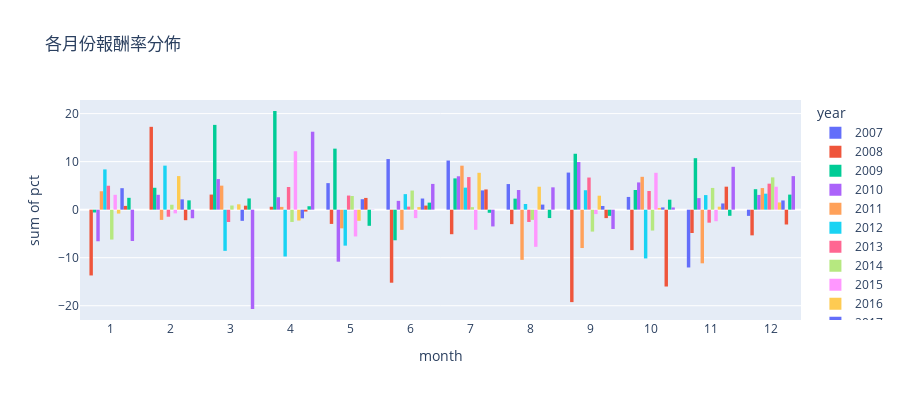

Write notebook code for a chart like this one.
### Code cell
import plotly.express as px
fig = px.histogram(plot_data, x="month", y="pct",
             color='year', barmode='group',
             height=400, title='各月份報酬率分佈')

fig.update_layout(
    xaxis = dict(
        tick0 = 1,
        dtick = 1
    )
)
fig.show()

### Figure 1 — Plotly figure (JSON) as saved in the notebook; plotly's stock layout.template omitted (floating-point values rounded to 4 significant figures)
{"data": [{"alignmentgroup": "True", "bingroup": "x", "histfunc": "sum", "hovertemplate": "year=2007<br>month=%{x}<br>sum of pct=%{y}<extra></extra>", "legendgroup": "2007", "marker": {"color": "#636efa", "pattern": {"shape": ""}}, "name": "2007", "offsetgroup": "2007", "orientation": "v", "showlegend": true, "type": "histogram", "x": [5, 6, 7, 8, 9, 10, 11, 12], "xaxis": "x", "y": [5.526, 10.54, 10.23, 5.333, 7.724, 2.652, -12.04, -1.293], "yaxis": "y"}, {"alignmentgroup": "True", "bingroup": "x", "histfunc": "sum", "hovertemplate": "year=2008<br>month=%{x}<br>sum of pct=%{y}<extra></extra>", "legendgroup": "2008", "marker": {"color": "#EF553B", "pattern": {"shape": ""}}, "name": "2008", "offsetgroup": "2008", "orientation": "v", "showlegend": true, "type": "histogram", "x": [1, 2, 3, 4, 5, 6, 7, 8, 9, 10, 11, 12], "xaxis": "x", "y": [-13.7, 17.25, 3.144, 0.6069, -2.966, -15.21, -5.11, -3.012, -19.25, -8.427, -4.861, -5.348], "yaxis": "y"}, {"alignmentgroup": "True", "bingroup": "x", "histfunc": "sum", "hovertemplate": "year=2009<br>month=%{x}<br>sum of pct=%{y}<extra></extra>", "legendgroup": "2009", "marker": {"color": "#00cc96", "pattern": {"shape": ""}}, "name": "2009", "offsetgroup": "2009", "orientation": "v", "showlegend": true, "type": "histogram", "x": [1, 2, 3, 4, 5, 6, 7, 8, 9, 10, 11, 12], "xaxis": "x", "y": [-0.5863, 4.561, 17.66, 20.54, 12.71, -6.373, 6.514, 2.299, 11.64, 4.093, 10.72, 4.263], "yaxis": "y"}, {"alignmentgroup": "True", "bingroup": "x", "histfunc": "sum", "hovertemplate": "year=2010<br>month=%{x}<br>sum of pct=%{y}<extra></extra>", "legendgroup": "2010", "marker": {"color": "#ab63fa", "pattern": {"shape": ""}}, "name": "2010", "offsetgroup": "2010", "orientation": "v", "showlegend": true, "type": "histogram", "x": [1, 2, 3, 4, 5, 6, 7, 8, 9, 10, 11, 12], "xaxis": "x", "y": [-6.579, 3.097, 6.372, 2.588, -10.83, 1.838, 6.953, 4.09, 9.916, 5.674, 2.407, 3.069], "yaxis": "y"}, {"alignmentgroup": "True", "bingroup": "x", "histfunc": "sum", "hovertemplate": "year=2011<br>month=%{x}<br>sum of pct=%{y}<extra></extra>", "legendgroup": "2011", "marker": {"color": "#FFA15A", "pattern": {"shape": ""}}, "name": "2011", "offsetgroup": "2011", "orientation": "v", "showlegend": true, "type": "histogram", "x": [1, 2, 3, 4, 5, 6, 7, 8, 9, 10, 11, 12], "xaxis": "x", "y": [3.833, -2.128, 5.003, 0.5791, -3.887, -4.202, 9.16, -10.45, -7.989, 6.841, -11.17, 4.496], "yaxis": "y"}, {"alignmentgroup": "True", "bingroup": "x", "histfunc": "sum", "hovertemplate": "year=2012<br>month=%{x}<br>sum of pct=%{y}<extra></extra>", "legendgroup": "2012", "marker": {"color": "#19d3f3", "pattern": {"shape": ""}}, "name": "2012", "offsetgroup": "2012", "orientation": "v", "showlegend": true, "type": "histogram", "x": [1, 2, 3, 4, 5, 6, 7, 8, 9, 10, 11, 12], "xaxis": "x", "y": [8.382, 9.169, -8.575, -9.753, -7.488, 3.233, 4.584, 1.184, 4.045, -10.16, 3.036, 3.329], "yaxis": "y"}, {"alignmentgroup": "True", "bingroup": "x", "histfunc": "sum", "hovertemplate": "year=2013<br>month=%{x}<br>sum of pct=%{y}<extra></extra>", "legendgroup": "2013", "marker": {"color": "#FF6692", "pattern": {"shape": ""}}, "name": "2013", "offsetgroup": "2013", "orientation": "v", "showlegend": true, "type": "histogram", "x": [1, 2, 3, 4, 5, 6, 7, 8, 9, 10, 11, 12], "xaxis": "x", "y": [4.982, -1.464, -2.574, 4.719, 2.94, 0.6362, 6.785, -2.558, 6.691, 3.891, -2.706, 5.415], "yaxis": "y"}, {"alignmentgroup": "True", "bingroup": "x", "histfunc": "sum", "hovertemplate": "year=2014<br>month=%{x}<br>sum of pct=%{y}<extra></extra>", "legendgroup": "2014", "marker": {"color": "#B6E880", "pattern": {"shape": ""}}, "name": "2014", "offsetgroup": "2014", "orientation": "v", "showlegend": true, "type": "histogram", "x": [1, 2, 3, 4, 5, 6, 7, 8, 9, 10, 11, 12], "xaxis": "x", "y": [-6.223, 1.026, 0.8694, -2.555, 2.845, 3.986, 0.5271, -2.121, -4.564, -4.35, 4.529, 6.725], "yaxis": "y"}, {"alignmentgroup": "True", "bingroup": "x", "histfunc": "sum", "hovertemplate": "year=2015<br>month=%{x}<br>sum of pct=%{y}<extra></extra>", "legendgroup": "2015", "marker": {"color": "#FF97FF", "pattern": {"shape": ""}}, "name": "2015", "offsetgroup": "2015", "orientation": "v", "showlegend": true, "type": "histogram", "x": [1, 2, 3, 4, 5, 6, 7, 8, 9, 10, 11, 12], "xaxis": "x", "y": [3.095, -0.7708, -0.02689, 12.16, -5.581, -1.76, -4.193, -7.736, -0.9188, 7.675, -2.404, 4.775], "yaxis": "y"}, {"alignmentgroup": "True", "bingroup": "x", "histfunc": "sum", "hovertemplate": "year=2016<br>month=%{x}<br>sum of pct=%{y}<extra></extra>", "legendgroup": "2016", "marker": {"color": "#FECB52", "pattern": {"shape": ""}}, "name": "2016", "offsetgroup": "2016", "orientation": "v", "showlegend": true, "type": "histogram", "x": [1, 2, 3, 4, 5, 6, 7, 8, 9, 10, 11, 12], "xaxis": "x", "y": [-0.8126, 6.992, 1.117, -2.264, -2.318, 0.5381, 7.679, 4.779, 2.913, 0.3554, 0.6235, 1.505], "yaxis": "y"}, {"alignmentgroup": "True", "bingroup": "x", "histfunc": "sum", "hovertemplate": "year=2017<br>month=%{x}<br>sum of pct=%{y}<extra></extra>", "legendgroup": "2017", "marker": {"color": "#636efa", "pattern": {"shape": ""}}, "name": "2017", "offsetgroup": "2017", "orientation": "v", "showlegend": true, "type": "histogram", "x": [1, 2, 3, 4, 5, 6, 7, 8, 9, 10, 11, 12], "xaxis": "x", "y": [4.472, 2.144, -2.327, -1.801, 2.176, 2.322, 4.011, 1.058, 0.7646, 0.468, 1.293, 1.919], "yaxis": "y"}, {"alignmentgroup": "True", "bingroup": "x", "histfunc": "sum", "hovertemplate": "year=2018<br>month=%{x}<br>sum of pct=%{y}<extra></extra>", "legendgroup": "2018", "marker": {"color": "#EF553B", "pattern": {"shape": ""}}, "name": "2018", "offsetgroup": "2018", "orientation": "v", "showlegend": true, "type": "histogram", "x": [1, 2, 3, 4, 5, 6, 7, 8, 9, 10, 11, 12], "xaxis": "x", "y": [0.7841, -2.192, 0.8292, -0.3906, 2.447, 0.8509, 4.209, -0.03853, -1.759, -16.0, 4.786, -3.085], "yaxis": "y"}, {"alignmentgroup": "True", "bingroup": "x", "histfunc": "sum", "hovertemplate": "year=2019<br>month=%{x}<br>sum of pct=%{y}<extra></extra>", "legendgroup": "2019", "marker": {"color": "#00cc96", "pattern": {"shape": ""}}, "name": "2019", "offsetgroup": "2019", "orientation": "v", "showlegend": true, "type": "histogram", "x": [1, 2, 3, 4, 5, 6, 7, 8, 9, 10, 11, 12], "xaxis": "x", "y": [2.47, 1.941, 2.336, 0.7188, -3.358, 1.466, -0.6475, -1.746, -1.286, 2.081, -1.275, 3.135], "yaxis": "y"}, {"alignmentgroup": "True", "bingroup": "x", "histfunc": "sum", "hovertemplate": "year=2020<br>month=%{x}<br>sum of pct=%{y}<extra></extra>", "legendgroup": "2020", "marker": {"color": "#ab63fa", "pattern": {"shape": ""}}, "name": "2020", "offsetgroup": "2020", "orientation": "v", "showlegend": true, "type": "histogram", "x": [1, 2, 3, 4, 5, 6, 7, 8, 9, 10, 11, 12], "xaxis": "x", "y": [-6.518, -1.788, -20.68, 16.23, -0.03742, 5.364, -3.491, 4.651, -4.019, 0.4554, 8.925, 6.986], "yaxis": "y"}], "layout": {"barmode": "group", "height": 400, "legend": {"title": {"text": "year"}, "tracegroupgap": 0}, "title": {"text": "各月份報酬率分佈"}, "xaxis": {"anchor": "y", "domain": [0, 1], "dtick": 1, "tick0": 1, "title": {"text": "month"}}, "yaxis": {"anchor": "x", "domain": [0, 1], "title": {"text": "sum of pct"}}}}
